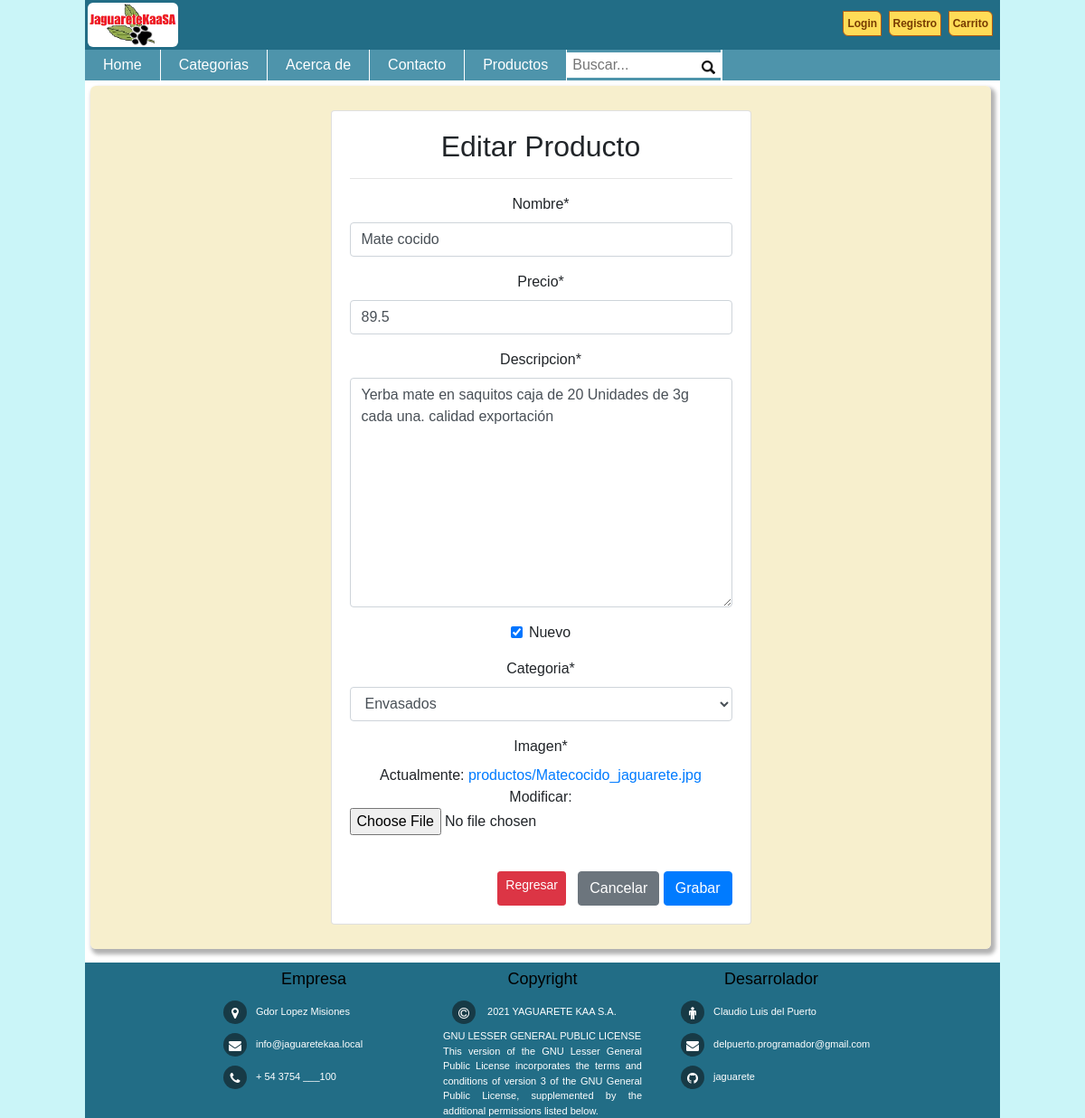
/modificar_producto/5/, run on an earlier commit of the app's database.
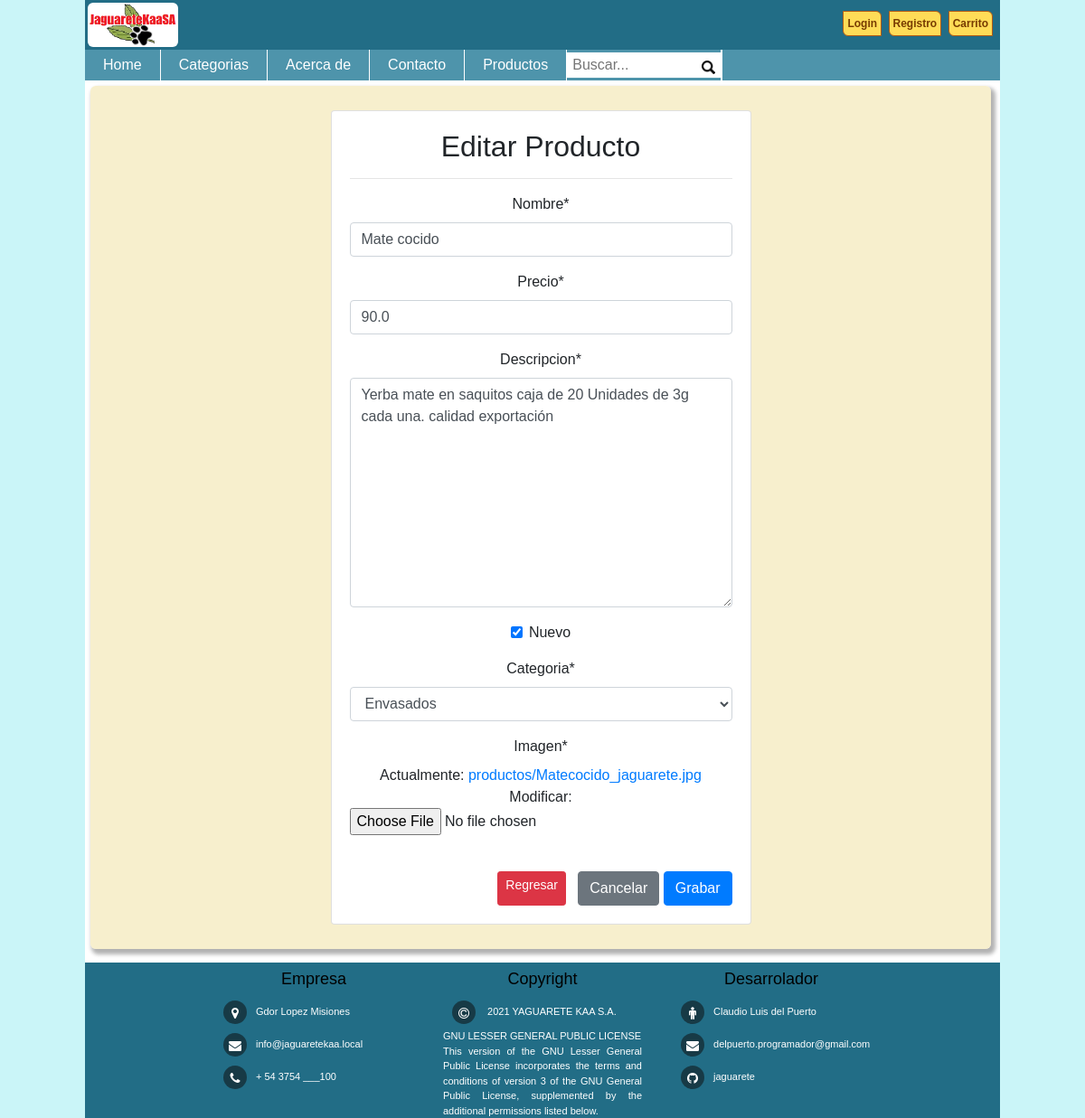
And on a later commit of the database.
### jaguareteAPP/models.py (models this page shows, shortened)
class Producto(models.Model):
    nombre      = models.CharField(max_length=50)
    precio      = models.FloatField(null=True)
    descripcion = models.TextField(null=True)
    nuevo       = models.BooleanField(default=False)
    categoria   = models.ForeignKey(Categoria, on_delete=models.PROTECT)
    imagen      = models.ImageField(upload_to="productos", null=True)

class Categoria(models.Model):
    nombre = models.CharField(max_length=50)
    def __str__(self):
        return self.nombre

### jaguareteAPP/views.py (the view, shortened to what this page needs)
# urls.py: path('modificar_producto/<id>/', views.modificar_producto, name="modificar_producto"),
def modificar_producto(request, id):
    producto = get_object_or_404(Producto, id=id)
    data = {
        'form': ProductoForm(instance=producto)
    }
    return render(request,"producto/modificar.html", data)

### jaguareteAPP/forms.py
class ProductoForm(forms.ModelForm):
    class Meta:
        model = Producto
        fields = '__all__'

### jaguareteAPP/templates/producto/modificar.html (shortened to what this page needs)
{% extends 'home/base.html' %}
{% block contenido %}
{% load crispy_forms_tags %}
<br>
<div class="container">
    <div class="row">
        <div class="col 12 col-md-6 offset-md-3">
            <div class="card">
                <div class="card-body">
                    <h2>Editar Producto</h2>
                    <hr>
                    <form action="" method="post" enctype="multipart/form-data">
                        {{ form | crispy }}
                        <br>
                        <div class="d-flex justify-content-end">
                            <a href="{% url 'listar_productos' %}" class="btn btn-danger btn-sm">Regresar</a>
                            <input type="reset" value="Cancelar" class="btn btn-secondary">
                            <input type="submit" value="Grabar" class="btn btn-primary">
                        </div>
                    </form>
                </div>
            </div>
        </div>
    </div>
</div>
<br>
{% endblock %}

What changed in the data, as far as the page shows it:
changed Producto "Yerba mate en saquitos caja de 20 Unidades de 3g cada una. calidad exportación": precio "89.5" → "90.0"
